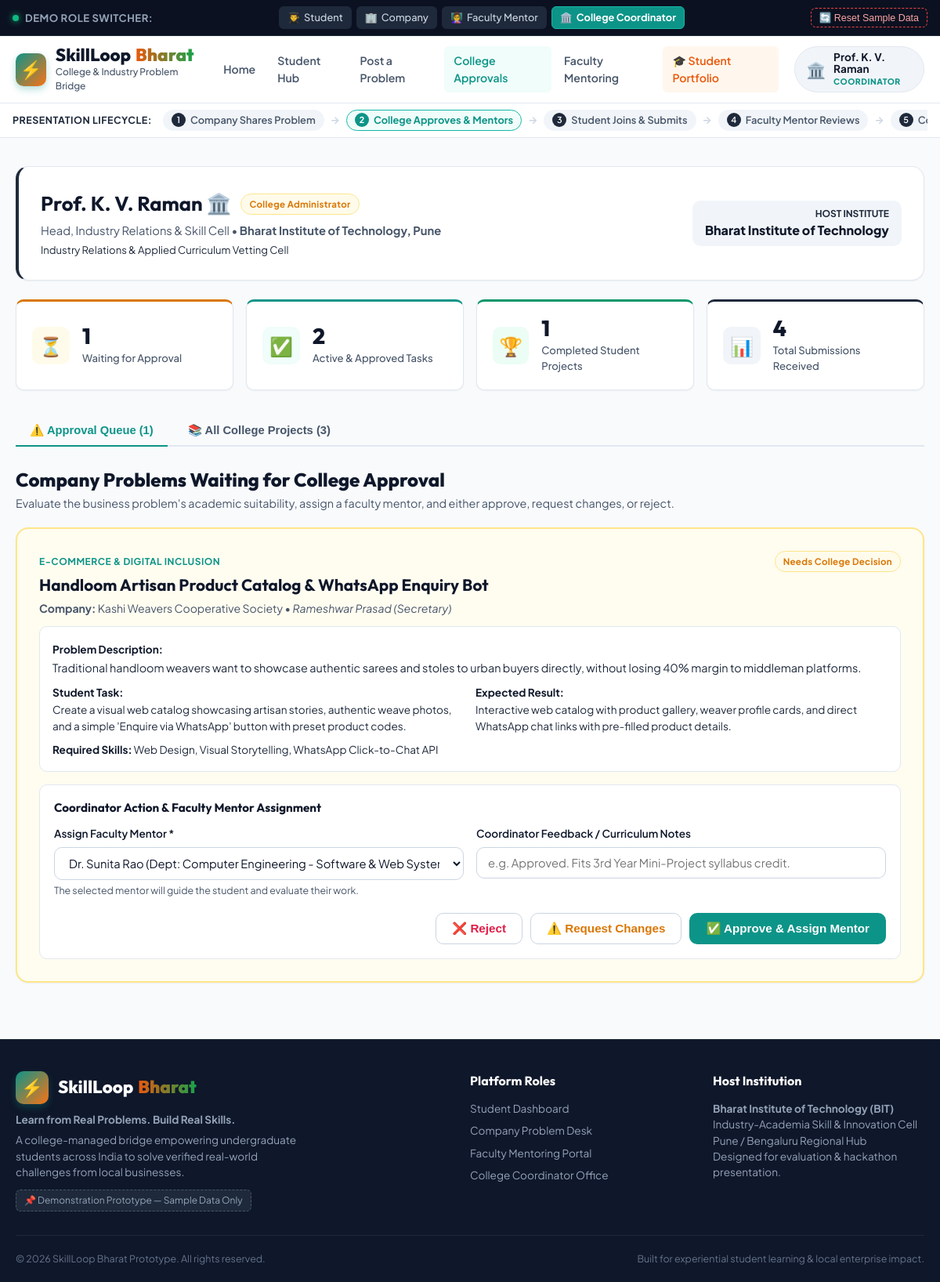
The app's page /coordinator with its own data.
### tables this page shows
CREATE TABLE problems (
        id INTEGER PRIMARY KEY AUTOINCREMENT,
        title TEXT NOT NULL,
        company_name TEXT NOT NULL,
        company_contact TEXT,
        topic TEXT NOT NULL,
        difficulty TEXT DEFAULT 'Moderate',
        description TEXT NOT NULL,
        student_task TEXT NOT NULL,
        expected_result TEXT NOT NULL,
        required_skills TEXT NOT NULL,
        deadline TEXT NOT NULL,
        status TEXT NOT NULL, -- 'Pending Approval', 'Needs Changes', 'Approved', 'In Progress', 'Submitted', 'Reviewed', 'Completed', 'Rejected'
        faculty_mentor_id INTEGER,
        faculty_mentor_name TEXT,
        assigned_student_id INTEGER,
        assigned_student_name TEXT,
        coordinator_notes TEXT,
        created_at TIMESTAMP DEFAULT CURRENT_TIMESTAMP
    );

### app.py (the view)
@app.route("/coordinator")
def coordinator_dashboard():
    session["role"] = "coordinator"
    db = get_db()
    cursor = db.cursor()
    cursor.execute("""
        SELECT * FROM problems
        WHERE status = 'Pending Approval'
        ORDER BY id DESC
    """)
    pending_problems = cursor.fetchall()
    cursor.execute("""
        SELECT * FROM problems
        WHERE status != 'Pending Approval'
        ORDER BY id DESC
    """)
    all_problems = cursor.fetchall()
    cursor.execute("SELECT COUNT(*) FROM problems WHERE status IN ('Approved', 'In Progress', 'Submitted', 'Reviewed')")
    active_count = cursor.fetchone()[0]
    cursor.execute("SELECT COUNT(*) FROM problems WHERE status = 'Completed'")
    completed_count = cursor.fetchone()[0]
    cursor.execute("SELECT COUNT(*) FROM problems WHERE status = 'Pending Approval'")
    pending_count = cursor.fetchone()[0]
    cursor.execute("SELECT COUNT(*) FROM problems")
    total_count = cursor.fetchone()[0]
    return render_template("coordinator_dashboard.html",
                           pending_problems=pending_problems,
                           all_problems=all_problems,
                           active_count=active_count,
                           completed_count=completed_count,
                           pending_count=pending_count,
                           total_count=total_count)

### app.py (called while the page is built)
def get_db():
    db = getattr(g, "_database", None)
    if db is None:
        db = g._database = sqlite3.connect(DB_PATH)
        db.row_factory = sqlite3.Row
    return db

@app.teardown_appcontext
def close_connection(exception):
    db = getattr(g, "_database", None)
    if db is not None:
        db.close()

@app.context_processor
def inject_globals():
    role = session.get("role", "student")
    user = DEMO_USERS.get(role, DEMO_USERS["student"])
    return {
        "current_user": user,
        "active_role": role,
        "all_roles": DEMO_USERS,
        "faculty_list": DEMO_FACULTY_LIST,
        "now_date": date.today().strftime("%d %b %Y")
    }

### templates/coordinator_dashboard.html (shortened to what this page needs)
{% extends "base.html" %}
{% block content %}
<div class="card" style="border-left: 4px solid var(--navy-800); margin-bottom: 24px;">
    <div style="display: flex; justify-content: space-between; align-items: center; flex-wrap: wrap; gap: 16px;">
        <div>
            <div style="display: flex; align-items: center; gap: 12px; margin-bottom: 4px;">
                <h1 style="font-family: var(--font-heading); font-size: 1.6rem; color: var(--navy-900);">
                    {{ current_user.name }} 🏛️
                </h1>
                <span class="badge badge-pending">College Administrator</span>
            </div>
            <p style="color: var(--slate-600); font-size: 0.92rem;">
                {{ current_user.title }} • <strong>{{ current_user.institution }}</strong>
            </p>
            <p style="font-size: 0.82rem; color: var(--slate-500); margin-top: 4px;">
                Industry Relations & Applied Curriculum Vetting Cell
            </p>
        </div>
        <div style="background: var(--slate-100); padding: 8px 16px; border-radius: var(--radius-md); text-align: right;">
            <div style="font-size: 0.75rem; color: var(--slate-500); text-transform: uppercase; font-weight: 700;">Host Institute</div>
            <div style="font-weight: 800; color: var(--navy-900);">Bharat Institute of Technology</div>
        </div>
    </div>
</div>
<div class="stats-grid">
    <div class="stat-card" style="border-top: 3px solid var(--amber-600);">
        <div class="stat-icon" style="background: var(--amber-50); color: var(--amber-600);">⏳</div>
        <div>
            <div class="stat-val">{{ pending_count }}</div>
            <div class="stat-lbl">Waiting for Approval</div>
        </div>
    </div>
    <div class="stat-card" style="border-top: 3px solid var(--teal-600);">
        <div class="stat-icon" style="background: var(--teal-50); color: var(--teal-600);">✅</div>
        <div>
            <div class="stat-val">{{ active_count }}</div>
            <div class="stat-lbl">Active & Approved Tasks</div>
        </div>
    </div>
    <div class="stat-card" style="border-top: 3px solid var(--emerald-600);">
        <div class="stat-icon" style="background: var(--emerald-50); color: var(--emerald-600);">🏆</div>
        <div>
            <div class="stat-val">{{ completed_count }}</div>
            <div class="stat-lbl">Completed Student Projects</div>
        </div>
    </div>
    <div class="stat-card" style="border-top: 3px solid var(--navy-800);">
        <div class="stat-icon" style="background: var(--slate-100); color: var(--navy-800);">📊</div>
        <div>
            <div class="stat-val">{{ total_count }}</div>
            <div class="stat-lbl">Total Submissions Received</div>
        </div>
    </div>
</div>
<div class="tabs-container">
    <button class="tab-btn active" data-tab="tab-pending-approvals">
        ⚠️ Approval Queue ({{ pending_problems|length }})
    </button>
    <button class="tab-btn" data-tab="tab-all-problems">
        📚 All College Projects ({{ all_problems|length }})
    </button>
</div>
<div id="tab-pending-approvals" class="tab-content active">
    <div class="section-header">
        <div>
            <h2 class="section-title">Company Problems Waiting for College Approval</h2>
            <p class="section-desc">Evaluate the business problem's academic suitability, assign a faculty mentor, and either approve, request changes, or reject.</p>
        </div>
    </div>
    {% if pending_problems %}
        <div style="display: flex; flex-direction: column; gap: 20px;">
            {% for prob in pending_problems %}
            <div class="card" style="border: 2px solid #fde68a; background: #fffcf0;">
                <div style="display: flex; justify-content: space-between; align-items: flex-start; flex-wrap: wrap; gap: 10px; margin-bottom: 12px;">
                    <div>
                        <span class="problem-topic">{{ prob.topic }}</span>
                        <h3 style="font-family: var(--font-heading); font-size: 1.3rem; font-weight: 700; color: var(--navy-900); margin: 4px 0;">
                            {{ prob.title }}
                        </h3>
                        <div style="font-size: 0.88rem; color: var(--slate-600);">
                            <strong>Company:</strong> {{ prob.company_name }}
                            {% if prob.company_contact %} • <em>{{ prob.company_contact }}</em>{% endif %}
                        </div>
                    </div>
                    <span class="badge badge-pending">Needs College Decision</span>
                </div>
                <div style="background: #ffffff; padding: 16px; border-radius: var(--radius-md); border: 1px solid var(--slate-200); margin-bottom: 16px;">
                    <div style="margin-bottom: 10px;">
                        <strong style="font-size: 0.85rem; color: var(--navy-900);">Problem Description:</strong>
                        <p style="font-size: 0.9rem; color: var(--slate-700); margin-top: 2px;">{{ prob.description }}</p>
                    </div>
                    <div style="display: grid; grid-template-columns: 1fr 1fr; gap: 14px; margin-top: 10px; font-size: 0.85rem;">
                        <div>
                            <strong style="color: var(--navy-900);">Student Task:</strong>
                            <p style="color: var(--slate-700); margin-top: 2px;">{{ prob.student_task }}</p>
                        </div>
                        <div>
                            <strong style="color: var(--navy-900);">Expected Result:</strong>
                            <p style="color: var(--slate-700); margin-top: 2px;">{{ prob.expected_result }}</p>
                        </div>
                    </div>
                    <div style="margin-top: 10px; font-size: 0.85rem;">
                        <strong style="color: var(--navy-900);">Required Skills:</strong>
                        <span style="color: var(--slate-700);">{{ prob.required_skills }}</span>
                    </div>
                </div>
                <form action="{{ url_for('moderate_problem', problem_id=prob.id) }}" method="POST" style="background: #ffffff; padding: 18px; border-radius: var(--radius-md); border: 1px solid var(--slate-200);">
                    <h4 style="font-family: var(--font-heading); font-size: 0.95rem; color: var(--navy-900); margin-bottom: 12px;">
                        Coordinator Action & Faculty Mentor Assignment
                    </h4>
                    <div class="form-row">
                        <div class="form-group">
                            <label class="form-label">Assign Faculty Mentor *</label>
                            <select name="faculty_mentor_id" class="form-control" required>
                                {% for faculty in faculty_list %}
                                    <option value="{{ faculty.id }}">{{ faculty.name }} (Dept: {{ faculty.dept }} - {{ faculty.specialization }})</option>
                                {% endfor %}
                            </select>
                            <span class="form-help">The selected mentor will guide the student and evaluate their work.</span>
                        </div>
                        <div class="form-group">
                            <label class="form-label">Coordinator Feedback / Curriculum Notes</label>
                            <input type="text" name="coordinator_notes" class="form-control" placeholder="e.g. Approved. Fits 3rd Year Mini-Project syllabus credit.">
                        </div>
                    </div>
                    <div style="display: flex; gap: 10px; justify-content: flex-end; flex-wrap: wrap;">
                        <button type="submit" name="action" value="reject" class="btn btn-secondary" onclick="return confirm('Reject this problem?');" style="color: var(--rose-600);">
                            ❌ Reject
                        </button>
                        <button type="submit" name="action" value="request_changes" class="btn btn-secondary" style="color: var(--amber-600);">
                            ⚠️ Request Changes
                        </button>
                        <button type="submit" name="action" value="approve" class="btn btn-primary">
                            ✅ Approve & Assign Mentor
                        </button>
                    </div>
                </form>
            </div>
            {% endfor %}
        </div>
    {% endif %}
</div>
{% endblock %}

### static/css/style.css (style rules this page uses)
:root { --navy-900: #0f172a; --navy-800: #1e293b; --navy-700: #334155; --teal-600: #0d9488; --teal-500: #14b8a6; --teal-50: #f0fdfa; --teal-100: #ccfbf1; --orange-600: #ea580c; --orange-500: #f97316; --orange-50: #fff7ed; --slate-50: #f8fafc; --slate-100: #f1f5f9; --slate-200: #e2e8f0; --slate-300: #cbd5e1; --slate-600: #475569; --slate-800: #1e293b; --emerald-600: #059669; --emerald-50: #ecfdf5; --amber-600: #d97706; --amber-50: #fffbeb; --rose-600: #e11d48; --rose-50: #fff1f2; --purple-600: #7c3aed; --purple-50: #faf5ff; --font-heading: 'Outfit', sans-serif; --font-body: 'Plus Jakarta Sans', -apple-system, BlinkMacSystemFont, 'Segoe UI', Roboto, sans-serif; --shadow-sm: 0 1px 2px 0 rgb(0 0 0 / 0.05); --shadow-md: 0 4px 6px -1px rgb(0 0 0 / 0.1), 0 2px 4px -2px rgb(0 0 0 / 0.1); --shadow-lg: 0 10px 15px -3px rgb(0 0 0 / 0.1), 0 4px 6px -4px rgb(0 0 0 / 0.1); --radius-sm: 6px; --radius-md: 10px; --radius-lg: 16px; --radius-full: 9999px; }
* { box-sizing: border-box; margin: 0; padding: 0; }
body { font-family: var(--font-body); background-color: var(--slate-50); color: var(--navy-800); line-height: 1.5; min-height: 100vh; display: flex; flex-direction: column; }
.btn { display: inline-flex; align-items: center; justify-content: center; gap: 8px; font-weight: 600; font-size: 0.95rem; padding: 10px 20px; border-radius: var(--radius-md); text-decoration: none; border: 1px solid transparent; cursor: pointer; transition: all 0.15s ease-in-out; }
.btn-primary { background-color: var(--teal-600); color: #ffffff; }
.btn-secondary { background-color: #ffffff; color: var(--navy-800); border-color: var(--slate-300); }
.stats-grid { display: grid; grid-template-columns: repeat(auto-fit, minmax(200px, 1fr)); gap: 16px; margin-bottom: 32px; }
.stat-card { background: #ffffff; border: 1px solid var(--slate-200); border-radius: var(--radius-md); padding: 20px; box-shadow: var(--shadow-sm); display: flex; align-items: center; gap: 16px; }
.stat-icon { width: 48px; height: 48px; border-radius: var(--radius-md); display: flex; align-items: center; justify-content: center; font-size: 1.5rem; background: var(--teal-50); color: var(--teal-600); }
.stat-val { font-family: var(--font-heading); font-size: 1.75rem; font-weight: 800; color: var(--navy-900); line-height: 1; }
.stat-lbl { font-size: 0.82rem; color: var(--slate-600); margin-top: 4px; font-weight: 500; }
.section-header { display: flex; justify-content: space-between; align-items: flex-end; margin-bottom: 20px; flex-wrap: wrap; gap: 12px; }
.section-title { font-family: var(--font-heading); font-size: 1.5rem; font-weight: 800; color: var(--navy-900); }
.section-desc { font-size: 0.9rem; color: var(--slate-600); margin-top: 2px; }
.problem-topic { font-size: 0.75rem; font-weight: 700; text-transform: uppercase; color: var(--teal-600); letter-spacing: 0.5px; }
.badge { display: inline-flex; align-items: center; gap: 5px; padding: 4px 10px; border-radius: var(--radius-full); font-size: 0.72rem; font-weight: 700; letter-spacing: 0.3px; white-space: nowrap; }
.badge-pending { background: var(--amber-50); color: var(--amber-600); border: 1px solid #fde68a; }
.card { background: #ffffff; border: 1px solid var(--slate-200); border-radius: var(--radius-lg); padding: 28px; box-shadow: var(--shadow-sm); margin-bottom: 24px; }
.form-group { margin-bottom: 18px; }
.form-row { display: grid; grid-template-columns: repeat(auto-fit, minmax(240px, 1fr)); gap: 16px; }
.form-label { display: block; font-size: 0.85rem; font-weight: 600; color: var(--navy-900); margin-bottom: 6px; }
.form-control { width: 100%; padding: 10px 14px; font-size: 0.92rem; font-family: inherit; border: 1px solid var(--slate-300); border-radius: var(--radius-md); background-color: #ffffff; color: var(--navy-900); transition: border-color 0.15s, box-shadow 0.15s; }
.form-help { font-size: 0.78rem; color: var(--slate-600); margin-top: 4px; }
.tabs-container { display: flex; gap: 8px; border-bottom: 2px solid var(--slate-200); margin-bottom: 24px; }
.tab-btn { background: none; border: none; padding: 10px 18px; font-size: 0.92rem; font-weight: 600; color: var(--slate-600); cursor: pointer; border-bottom: 2px solid transparent; margin-bottom: -2px; transition: all 0.15s; }
.tab-btn.active { color: var(--teal-600); border-bottom-color: var(--teal-600); }
.tab-content { display: none; }
.tab-content.active { display: block; }

### records on screen
problems: topic "E-COMMERCE & DIGITAL INCLUSION", title "Handloom Artisan Product Catalog & WhatsApp Enquiry Bot", company_name "Kashi Weavers Cooperative Society", company_contact "Rameshwar Prasad (Secretary)", description "Traditional handloom weavers want to showcase authentic sarees and stoles to urban buyers directly, without losing 40% margin to middleman platforms.", student_task "Create a visual web catalog showcasing artisan stories, authentic weave photos, and a simple 'Enquire via WhatsApp' button with preset product codes.", expected_result "Interactive web catalog with product gallery, weaver profile cards, and direct WhatsApp chat links with pre-filled product details.", required_skills "Web Design, Visual Storytelling, WhatsApp Click-to-Chat API"

### other values on screen
{{ current_user.avatar }} "🏛️"
{{ current_user.name }} "Prof. K. V. Raman"
{{ active_role | upper }} "COORDINATOR"
{{ current_user.title }} "Head, Industry Relations & Skill Cell"
{{ current_user.institution }} "Bharat Institute of Technology, Pune"
{{ pending_count }} "1"
{{ active_count }} "2"
{{ completed_count }} "1"
{{ total_count }} "4"
{{ pending_problems|length }} "1"
{{ all_problems|length }} "3"
form field faculty_mentor_id "Dr. Sunita Rao (Dept: Computer Engineering - Software & Web Systems)"
